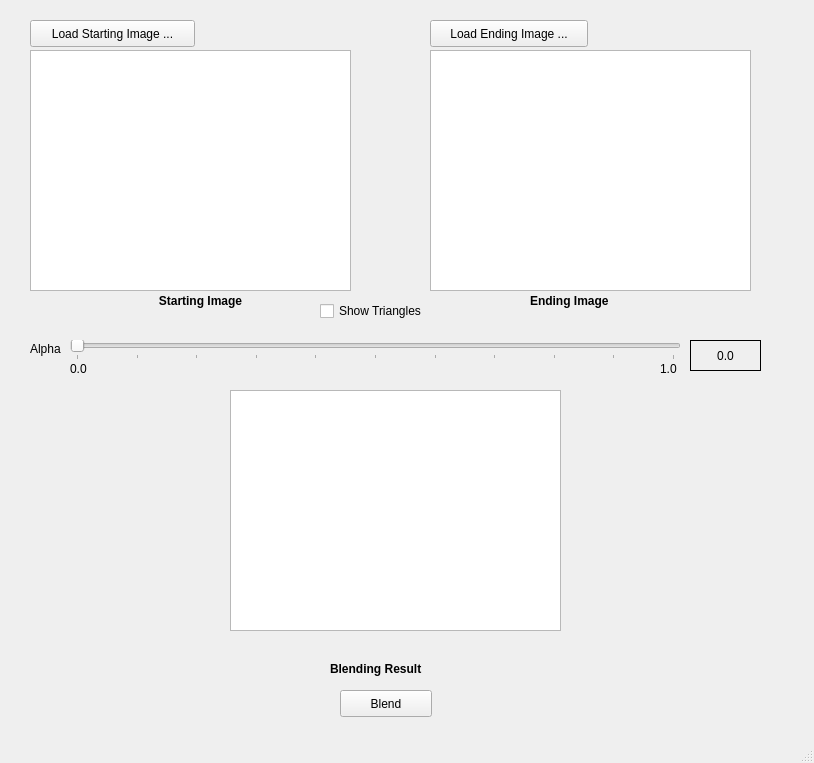
<?xml version="1.0" encoding="UTF-8"?>
<ui version="4.0">
 <class>MainWindow</class>
 <widget class="QMainWindow" name="MainWindow">
  <property name="geometry">
   <rect>
    <x>0</x>
    <y>0</y>
    <width>814</width>
    <height>763</height>
   </rect>
  </property>
  <property name="windowTitle">
   <string>MainWindow</string>
  </property>
  <widget class="QWidget" name="centralwidget">
   <widget class="QPushButton" name="btnLoadStart">
    <property name="geometry">
     <rect>
      <x>30</x>
      <y>20</y>
      <width>165</width>
      <height>27</height>
     </rect>
    </property>
    <property name="text">
     <string>Load Starting Image ...</string>
    </property>
   </widget>
   <widget class="QPushButton" name="btnLoadEnd">
    <property name="geometry">
     <rect>
      <x>430</x>
      <y>20</y>
      <width>158</width>
      <height>27</height>
     </rect>
    </property>
    <property name="text">
     <string>Load Ending Image ...</string>
    </property>
   </widget>
   <widget class="QPushButton" name="btnBlend">
    <property name="geometry">
     <rect>
      <x>340</x>
      <y>690</y>
      <width>92</width>
      <height>27</height>
     </rect>
    </property>
    <property name="text">
     <string>Blend</string>
    </property>
   </widget>
   <widget class="QSlider" name="sldAlpha">
    <property name="geometry">
     <rect>
      <x>70</x>
      <y>340</y>
      <width>611</width>
      <height>20</height>
     </rect>
    </property>
    <property name="maximum">
     <number>20</number>
    </property>
    <property name="value">
     <number>0</number>
    </property>
    <property name="orientation">
     <enum>Qt::Horizontal</enum>
    </property>
    <property name="invertedAppearance">
     <bool>false</bool>
    </property>
    <property name="invertedControls">
     <bool>false</bool>
    </property>
    <property name="tickPosition">
     <enum>QSlider::TicksBelow</enum>
    </property>
    <property name="tickInterval">
     <number>2</number>
    </property>
   </widget>
   <widget class="QCheckBox" name="checkBox">
    <property name="geometry">
     <rect>
      <x>320</x>
      <y>300</y>
      <width>121</width>
      <height>22</height>
     </rect>
    </property>
    <property name="text">
     <string>Show Triangles</string>
    </property>
   </widget>
   <widget class="QLabel" name="label_2">
    <property name="geometry">
     <rect>
      <x>530</x>
      <y>290</y>
      <width>101</width>
      <height>21</height>
     </rect>
    </property>
    <property name="font">
     <font>
      <weight>75</weight>
      <bold>true</bold>
     </font>
    </property>
    <property name="text">
     <string>Ending Image</string>
    </property>
   </widget>
   <widget class="QLabel" name="label_3">
    <property name="geometry">
     <rect>
      <x>70</x>
      <y>360</y>
      <width>21</width>
      <height>17</height>
     </rect>
    </property>
    <property name="text">
     <string>0.0</string>
    </property>
   </widget>
   <widget class="QLabel" name="label_4">
    <property name="geometry">
     <rect>
      <x>660</x>
      <y>360</y>
      <width>21</width>
      <height>17</height>
     </rect>
    </property>
    <property name="text">
     <string>1.0</string>
    </property>
   </widget>
   <widget class="QLabel" name="label_5">
    <property name="geometry">
     <rect>
      <x>330</x>
      <y>660</y>
      <width>121</width>
      <height>17</height>
     </rect>
    </property>
    <property name="font">
     <font>
      <weight>75</weight>
      <bold>true</bold>
     </font>
    </property>
    <property name="text">
     <string>Blending Result</string>
    </property>
   </widget>
   <widget class="QLabel" name="label">
    <property name="geometry">
     <rect>
      <x>140</x>
      <y>290</y>
      <width>121</width>
      <height>21</height>
     </rect>
    </property>
    <property name="font">
     <font>
      <weight>75</weight>
      <bold>true</bold>
     </font>
    </property>
    <property name="text">
     <string>Starting Image</string>
    </property>
    <property name="textFormat">
     <enum>Qt::AutoText</enum>
    </property>
    <property name="alignment">
     <set>Qt::AlignCenter</set>
    </property>
   </widget>
   <widget class="QGraphicsView" name="graLeft">
    <property name="geometry">
     <rect>
      <x>30</x>
      <y>50</y>
      <width>321</width>
      <height>241</height>
     </rect>
    </property>
    <property name="verticalScrollBarPolicy">
     <enum>Qt::ScrollBarAlwaysOff</enum>
    </property>
    <property name="horizontalScrollBarPolicy">
     <enum>Qt::ScrollBarAlwaysOff</enum>
    </property>
   </widget>
   <widget class="QGraphicsView" name="graRight">
    <property name="geometry">
     <rect>
      <x>430</x>
      <y>50</y>
      <width>321</width>
      <height>241</height>
     </rect>
    </property>
    <property name="verticalScrollBarPolicy">
     <enum>Qt::ScrollBarAlwaysOff</enum>
    </property>
    <property name="horizontalScrollBarPolicy">
     <enum>Qt::ScrollBarAlwaysOff</enum>
    </property>
   </widget>
   <widget class="QGraphicsView" name="graRes">
    <property name="geometry">
     <rect>
      <x>230</x>
      <y>390</y>
      <width>331</width>
      <height>241</height>
     </rect>
    </property>
    <property name="verticalScrollBarPolicy">
     <enum>Qt::ScrollBarAlwaysOff</enum>
    </property>
    <property name="horizontalScrollBarPolicy">
     <enum>Qt::ScrollBarAlwaysOff</enum>
    </property>
   </widget>
   <widget class="QLabel" name="label_6">
    <property name="geometry">
     <rect>
      <x>30</x>
      <y>340</y>
      <width>41</width>
      <height>17</height>
     </rect>
    </property>
    <property name="text">
     <string>Alpha</string>
    </property>
   </widget>
   <widget class="QLabel" name="txtAlpha">
    <property name="geometry">
     <rect>
      <x>690</x>
      <y>340</y>
      <width>71</width>
      <height>31</height>
     </rect>
    </property>
    <property name="frameShape">
     <enum>QFrame::Box</enum>
    </property>
    <property name="frameShadow">
     <enum>QFrame::Plain</enum>
    </property>
    <property name="text">
     <string>0.0</string>
    </property>
    <property name="alignment">
     <set>Qt::AlignCenter</set>
    </property>
   </widget>
  </widget>
  <widget class="QMenuBar" name="menubar">
   <property name="geometry">
    <rect>
     <x>0</x>
     <y>0</y>
     <width>814</width>
     <height>25</height>
    </rect>
   </property>
  </widget>
  <widget class="QStatusBar" name="statusbar"/>
 </widget>
 <resources/>
 <connections/>
</ui>
